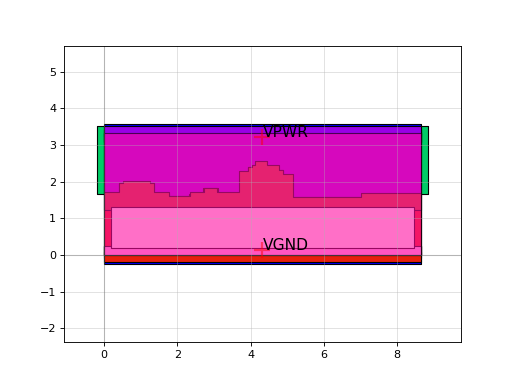

Recreate this plot in Python.
import sky130

c = sky130.components.sky130_fd_sc_hs__dlrbn_1()
c.plot()
